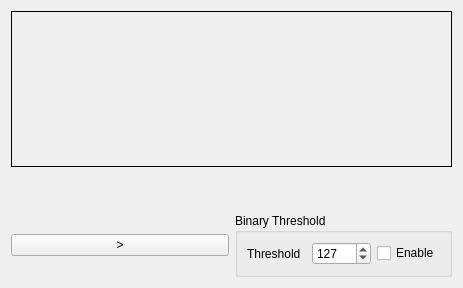
<?xml version="1.0" encoding="UTF-8"?>
<ui version="4.0">
 <class>QCvWidget</class>
 <widget class="QWidget" name="QCvWidget">
  <property name="geometry">
   <rect>
    <x>0</x>
    <y>0</y>
    <width>463</width>
    <height>288</height>
   </rect>
  </property>
  <property name="windowTitle">
   <string>QCvWidget</string>
  </property>
  <layout class="QGridLayout" name="gridLayout_2">
   <item row="0" column="0">
    <layout class="QVBoxLayout" name="verticalLayout">
     <item>
      <widget class="QLabel" name="labelView">
       <property name="sizePolicy">
        <sizepolicy hsizetype="Expanding" vsizetype="Expanding">
         <horstretch>0</horstretch>
         <verstretch>0</verstretch>
        </sizepolicy>
       </property>
       <property name="styleSheet">
        <string notr="true">border: 1px solid;</string>
       </property>
       <property name="text">
        <string/>
       </property>
      </widget>
     </item>
     <item>
      <spacer name="verticalSpacer">
       <property name="orientation">
        <enum>Qt::Vertical</enum>
       </property>
       <property name="sizeType">
        <enum>QSizePolicy::Minimum</enum>
       </property>
       <property name="sizeHint" stdset="0">
        <size>
         <width>20</width>
         <height>40</height>
        </size>
       </property>
      </spacer>
     </item>
     <item>
      <layout class="QHBoxLayout" name="horizontalLayout_2">
       <item>
        <widget class="QPushButton" name="pushButtonPlay">
         <property name="text">
          <string>&gt;</string>
         </property>
        </widget>
       </item>
       <item>
        <widget class="QGroupBox" name="groupBox">
         <property name="title">
          <string>Binary Threshold</string>
         </property>
         <layout class="QGridLayout" name="gridLayout">
          <item row="0" column="0">
           <layout class="QHBoxLayout" name="horizontalLayout">
            <item>
             <widget class="QLabel" name="label_2">
              <property name="text">
               <string>Threshold</string>
              </property>
             </widget>
            </item>
            <item>
             <widget class="QSpinBox" name="spinBoxThreshold">
              <property name="maximum">
               <number>255</number>
              </property>
              <property name="value">
               <number>127</number>
              </property>
             </widget>
            </item>
            <item>
             <widget class="QCheckBox" name="checkBoxEnableBinaryThreshold">
              <property name="text">
               <string>Enable</string>
              </property>
             </widget>
            </item>
           </layout>
          </item>
         </layout>
        </widget>
       </item>
      </layout>
     </item>
    </layout>
   </item>
  </layout>
 </widget>
 <resources/>
 <connections/>
</ui>
